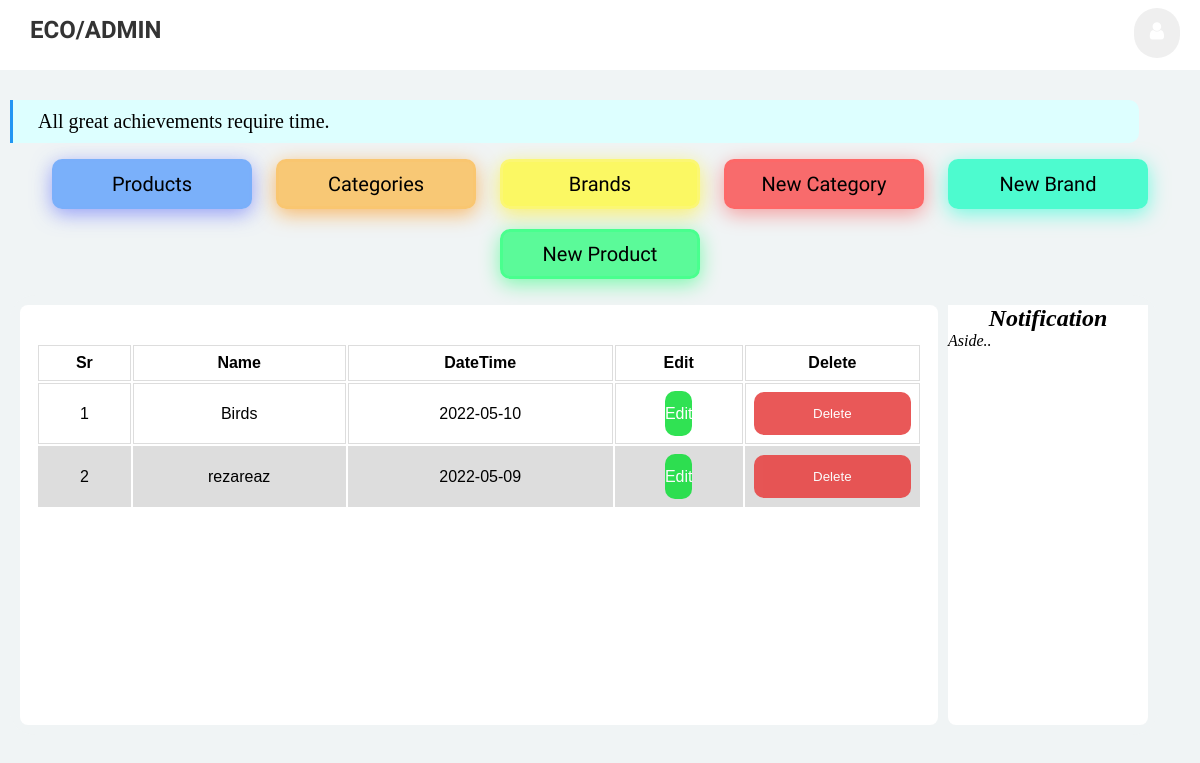
Page /categories (signed in) on the committed database.
### pet_shop/products/models.py (models this page shows, shortened)
class CategoryName(db.Model):
    __tablename__ = 'category'
    id = db.Column(db.Integer, primary_key=True)
    name = db.Column(db.String(30), unique=True, nullable=False)
    user_id = db.Column(db.Integer, db.ForeignKey('users.id'), nullable=False)
    pub_date = db.Column(db.DateTime, nullable=False, default=datetime.utcnow)

### pet_shop/products/routes.py (the view)
@app.route("/categories", methods=['GET','POST'])
def Categories():
    """brands = BrandName.query.order_by(BrandName.id.desc()).all()"""
    categories = CategoryName.query.filter_by(user_id=current_user.id)\
        .order_by(CategoryName.pub_date.desc()).all()
    return render_template('Category.html', title="Categories", categories=categories )

### pet_shop/admin/models.py (called while the page is built)
@login_manager.user_loader
def load_user(user_id):
    return User.query.get(int(user_id))

### pet_shop/templates/Category.html (shortened to what this page needs)
{% extends 'layout.html' %}
  {% block content %}
        <main>
        <table class="table tbale-sm">
            <thead>
            <tr>
                <th>Sr</th>
                <th>Name</th>
                <th>DateTime</th>
                <th>Edit</th>
                <th>Delete</th>
             </tr>
            </thead>
            <tbody>
    {% for category in categories %}
        <tr>
    <td>{{loop.index}}</td>
    <td value="{{category.id}}" class="categoryname"><a href="{{url_for('category', category_id=category.id)}}" >{{category.name}}</a></td>
    <td>{{ category.pub_date.strftime('%Y-%m-%d') }}</td>
    <td> <a href="{{url_for('Update_Category', category_id=category.id) }}" class="edit-buttons">Edit</a></td>
    <td>
      <button class="dialog-buttons" onclick="document.getElementById('id01-{{category.id}}').style.display='block'" type="button">Delete</button>
    </td>
</tr>
{% endfor %}
</tbody>
            </table>
        </main>
{% endblock content %}

### pet_shop/static/css/admin.css (style rules this page uses)
* { margin:0; padding:0; text-decoration: none; list-style: none; }
body { background-color: #F4F7FA; background-color: #f0f4f5; height: auto; }
main, aside { flex:0 100%; height:400px; }
main { background: #ffffff; padding-top: 20px; flex: 1 1 0px; overflow: scroll; border-radius: 8px; }
@media (max-width: 1341px) { main { flex: 1 1 0px; gin-left: 10px; } }
table { font-family: arial, sans-serif; padding: 0 16px; width: 100%; }
td, th { border: 1px solid #dddddd; text-align: center; padding: 8px; }
tr:nth-child(even) { background-color: #dddddd; }
.categoryname { color: black; transition: 2s; transition-timing-function: ease; cursor: pointer; }
.categoryname a { color: black; list-style: none; text-decoration: none; }
.edit-buttons { background-color: #1adf41; color: white; padding: 14px 0px; border: none; cursor: pointer; width: 100%; opacity: 0.9; border-radius: 10px; }
.dialog-buttons { background-color: #e74646; color: white; padding: 14px 0px; border: none; cursor: pointer; width: 100%; opacity: 0.9; border-radius: 10px; }

### rows in the picture
CategoryName: {{ category.id }} 2 (drawn), name "Birds", pub_date "2022-05-10"
CategoryName: {{ category.id }} 1 (drawn), name "rezareaz", pub_date "2022-05-09"
